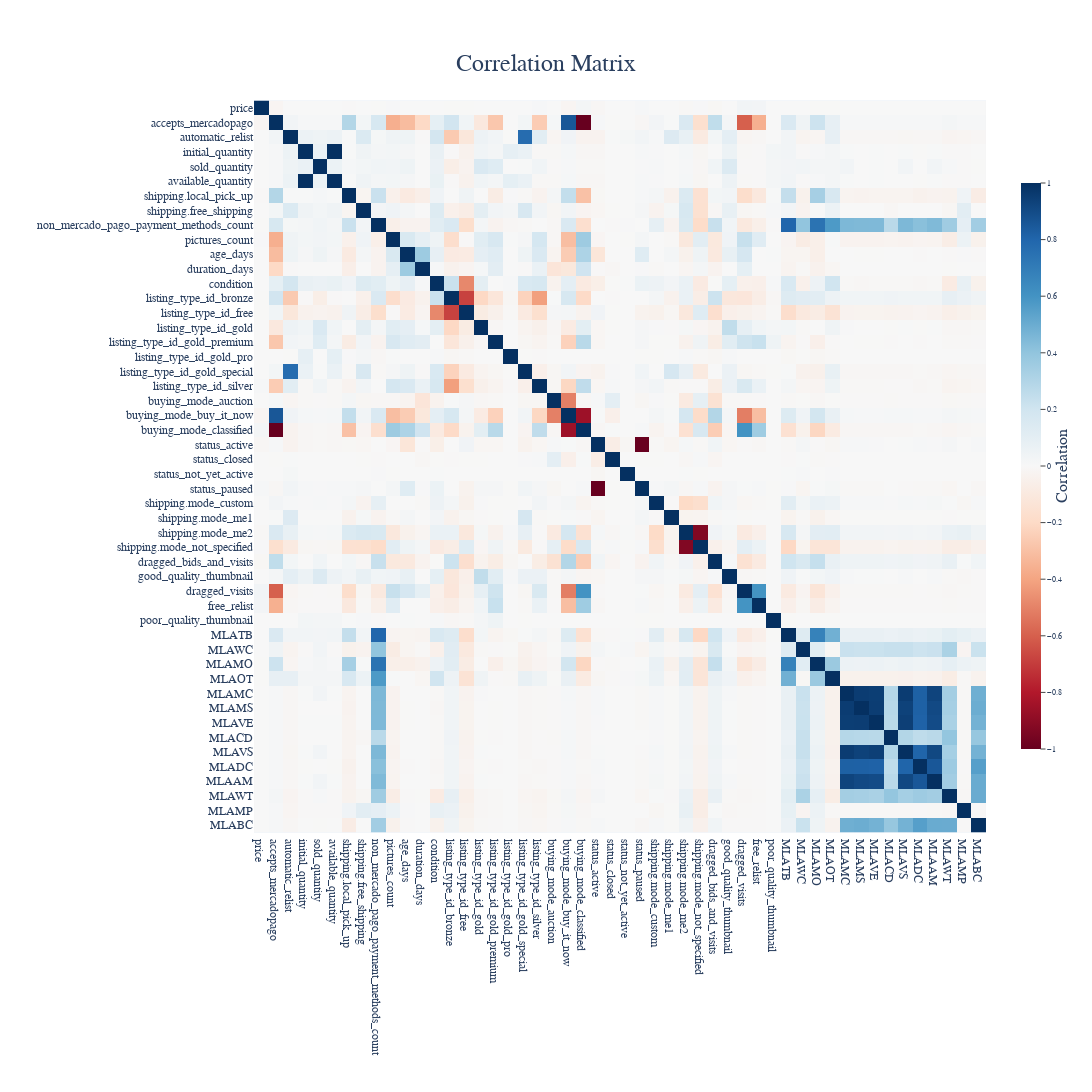

The notebook cell this image was saved under:
### Code cell
corr = df_train_scaled.corr()

fig = px.imshow(
    corr,
    color_continuous_scale = px.colors.diverging.RdBu,
    title = 'Correlation Matrix'
)

# Customize the layout
fig.update_layout(
    width = 1200,
    height = 1200,
    xaxis_showgrid = False,
    yaxis_showgrid = False,
    xaxis_title = '',
    yaxis_title = '',
    font_family = 'Arial',
    font_size = 12,
    title_font_family = 'Arial',
    title_font_size = 24,
    title_x = 0.5,
    title_y = 0.95,
    margin = dict(l = 50, r = 50, t = 100, b = 50),
    coloraxis_colorbar = dict(
        title = 'Correlation',
        titleside = 'right',
        titlefont = dict(
            family = 'Arial',
            size = 16
        ),
        thickness = 20,
        len = 0.8,
        yanchor = 'middle',
        ticks = 'outside',
        tickfont = dict(
            family = 'Arial',
            size = 8
        )
    )
)

fig.show()

### Figure 1 — Plotly figure (JSON) as saved in the notebook; plotly's stock layout.template omitted (floating-point values rounded to 4 significant figures; data arrays with more than 128 entries replaced by an {"elided": "..."} marker saying what was removed)
{"data": [{"coloraxis": "coloraxis", "hovertemplate": "x: %{x}<br>y: %{y}<br>color: %{z}<extra></extra>", "name": "0", "type": "heatmap", "x": ["price", "accepts_mercadopago", "automatic_relist", "initial_quantity", "sold_quantity", "available_quantity", "shipping.local_pick_up", "shipping.free_shipping", "non_mercado_pago_payment_methods_count", "pictures_count", "age_days", "duration_days", "condition", "listing_type_id_bronze", "listing_type_id_free", "listing_type_id_gold", "listing_type_id_gold_premium", "listing_type_id_gold_pro", "listing_type_id_gold_special", "listing_type_id_silver", "buying_mode_auction", "buying_mode_buy_it_now", "buying_mode_classified", "status_active", "status_closed", "status_not_yet_active", "status_paused", "shipping.mode_custom", "shipping.mode_me1", "shipping.mode_me2", "shipping.mode_not_specified", "dragged_bids_and_visits", "good_quality_thumbnail", "dragged_visits", "free_relist", "poor_quality_thumbnail", "MLATB", "MLAWC", "MLAMO", "MLAOT", "MLAMC", "MLAMS", "MLAVE", "MLACD", "MLAVS", "MLADC", "MLAAM", "MLAWT", "MLAMP", "MLABC"], "xaxis": "x", "y": ["price", "accepts_mercadopago", "automatic_relist", "initial_quantity", "sold_quantity", "available_quantity", "shipping.local_pick_up", "shipping.free_shipping", "non_mercado_pago_payment_methods_count", "pictures_count", "age_days", "duration_days", "condition", "listing_type_id_bronze", "listing_type_id_free", "listing_type_id_gold", "listing_type_id_gold_premium", "listing_type_id_gold_pro", "listing_type_id_gold_special", "listing_type_id_silver", "buying_mode_auction", "buying_mode_buy_it_now", "buying_mode_classified", "status_active", "status_closed", "status_not_yet_active", "status_paused", "shipping.mode_custom", "shipping.mode_me1", "shipping.mode_me2", "shipping.mode_not_specified", "dragged_bids_and_visits", "good_quality_thumbnail", "dragged_visits", "free_relist", "poor_quality_thumbnail", "MLATB", "MLAWC", "MLAMO", "MLAOT", "MLAMC", "MLAMS", "MLAVE", "MLACD", "MLAVS", "MLADC", "MLAAM", "MLAWT", "MLAMP", "MLABC"], "yaxis": "y", "z": {"elided": "50x50 float values"}}], "layout": {"coloraxis": {"colorbar": {"len": 0.8, "thickness": 20, "tickfont": {"family": "Arial", "size": 8}, "ticks": "outside", "title": {"font": {"family": "Arial", "size": 16}, "side": "right", "text": "Correlation"}, "yanchor": "middle"}, "colorscale": [[0, "rgb(103,0,31)"], [0.1, "rgb(178,24,43)"], [0.2, "rgb(214,96,77)"], [0.3, "rgb(244,165,130)"], [0.4, "rgb(253,219,199)"], [0.5, "rgb(247,247,247)"], [0.6, "rgb(209,229,240)"], [0.7, "rgb(146,197,222)"], [0.8, "rgb(67,147,195)"], [0.9, "rgb(33,102,172)"], [1, "rgb(5,48,97)"]]}, "font": {"family": "Arial", "size": 12}, "height": 1200, "margin": {"b": 50, "l": 50, "r": 50, "t": 100}, "title": {"font": {"family": "Arial", "size": 24}, "text": "Correlation Matrix", "x": 0.5, "y": 0.95}, "width": 1200, "xaxis": {"anchor": "y", "constrain": "domain", "domain": [0, 1], "scaleanchor": "y", "showgrid": false, "title": {"text": ""}}, "yaxis": {"anchor": "x", "autorange": "reversed", "constrain": "domain", "domain": [0, 1], "showgrid": false, "title": {"text": ""}}}}
